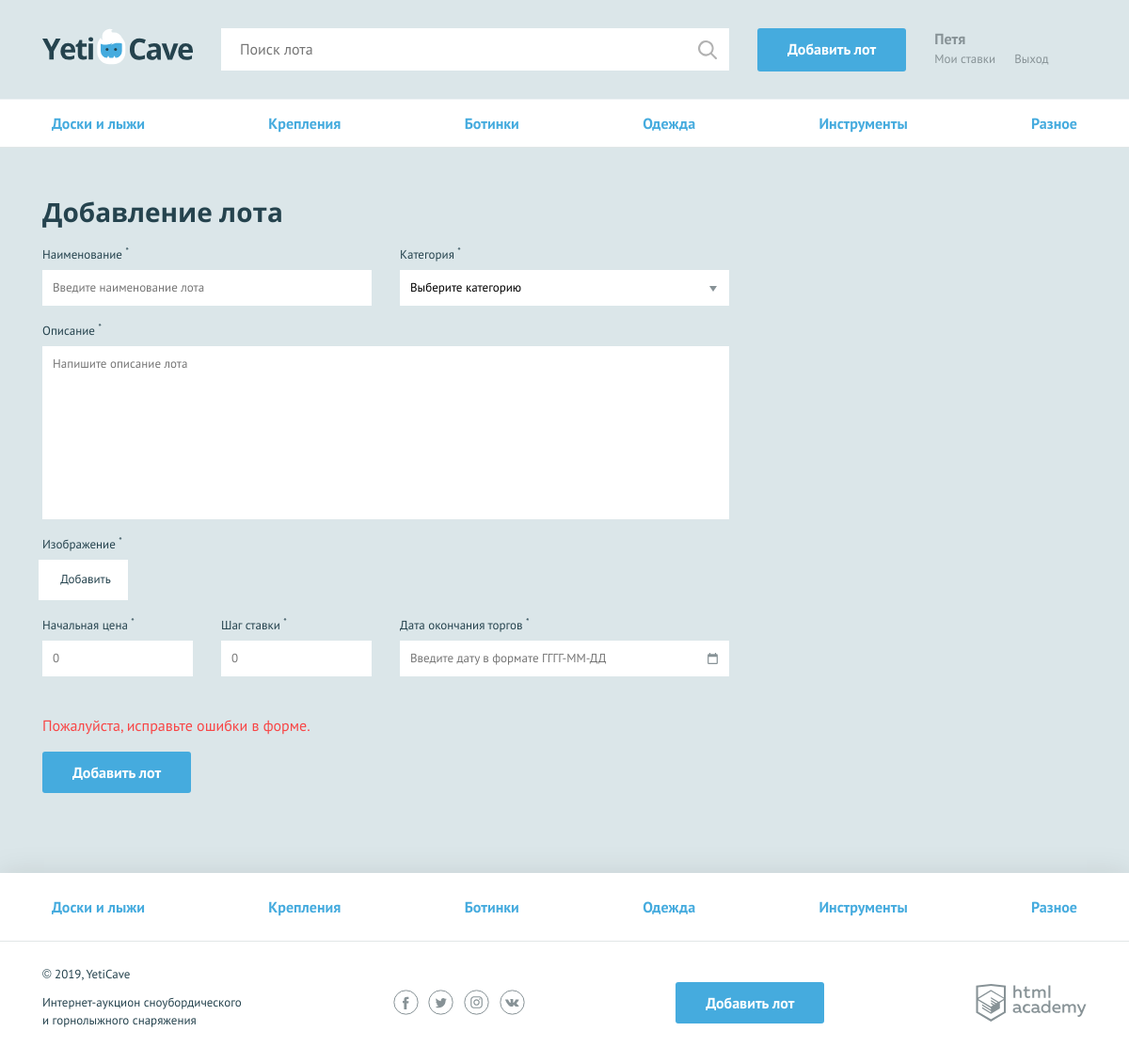
The page /add.php on the database its author committed.
### tables this page shows
CREATE TABLE IF NOT EXISTS `category` (
  `id` INT NOT NULL AUTO_INCREMENT,
  `name` VARCHAR(255) NULL DEFAULT NULL,
  `codename` VARCHAR(45) NULL DEFAULT NULL,
  PRIMARY KEY (`id`),
  UNIQUE INDEX `id_UNIQUE` (`id` ASC) VISIBLE,
  UNIQUE INDEX `codename_UNIQUE` (`codename` ASC) VISIBLE);

### helpers.php (called while the page is built, shortened)
<?php
function include_template($name, array $data = []) {
    $name = 'templates/' . $name;
    extract($data);
    require $name;
    $result = ob_get_clean();
    return $result;
}

### functions.php (called while the page is built, shortened)
<?php
function get_categories($con) {
    $sql = "select id, name from category";
    $res = mysqli_query($con, $sql);
    if (!$res) {
        return mysqli_error($con);
    } else {
        return mysqli_fetch_all($res, MYSQLI_ASSOC);
    }
}
?>

### data.php (called while the page is built)
<?php
$is_auth = rand(0, 1);
$user_name = 'Петя';
?>

### templates/main-add.php (the view, shortened to what this page needs)
<nav class="nav">
    <ul class="nav__list container">
        <?php
        foreach ($cats as $cat) { ?>
            <li class="nav__item">
                <a href="pages/all-lots.html"><?=$cat['name'] ?></a>
            </li>
        <?php } ?>
    </ul>
</nav>
<form class="form form--add-lot container form--invalid" action="../add.php" method="post" enctype="multipart/form-data">
    <h2>Добавление лота</h2>
    <div class="form__container-two">
        <?php $class_invalid = isset($error['lot-name']) ? 'form__item--invalid' : ''; ?>
        <div class="form__item <?=$class_invalid ?>">
            <label for="lot-name">Наименование <sup>*</sup></label>
            <input id="lot-name" type="text" name="lot-name" placeholder="Введите наименование лота" value="<?=$lot['lot-name'] ?? ''; ?>">
        </div>
        <?php $class_invalid = isset($error['category']) ? 'form__item--invalid' : ''; ?>
        <div class="form__item <?=$class_invalid ?>">
            <label for="category">Категория <sup>*</sup></label>
            <select id="category" name="category">
                <option>Выберите категорию</option>
            </select>
        </div>
    </div>
    <?php $class_invalid = isset($error['message']) ? 'form__item--invalid' : ''; ?>
    <div class="form__item form__item--wide <?=$class_invalid ?>">
        <label for="message">Описание <sup>*</sup></label>
        <textarea id="message" name="message" placeholder="Напишите описание лота"><?=$lot['message'] ?? ''; ?></textarea>
    </div>
    <?php $class_invalid = isset($error['lot_img']) ? 'form__item--invalid' : ''; ?>
    <div class="form__item form__item--file <?=$class_invalid ?>">
        <label>Изображение <sup>*</sup></label>
        <div class="form__input-file">
            <label for="lot-img">
                Добавить
            </label>
        </div>
    </div>
    <div class="form__container-three">
        <?php $class_invalid = isset($error['lot-rate']) ? 'form__item--invalid' : ''; ?>
        <div class="form__item form__item--small <?=$class_invalid ?>">
            <label for="lot-rate">Начальная цена <sup>*</sup></label>
            <input id="lot-rate" type="text" name="lot-rate" placeholder="0" value="<?=$lot['lot-rate'] ?? ''; ?>">
        </div>
        <?php $class_invalid = isset($error['lot-step']) ? 'form__item--invalid' : ''; ?>
        <div class="form__item form__item--small <?=$class_invalid ?>">
            <label for="lot-step">Шаг ставки <sup>*</sup></label>
            <input id="lot-step" type="text" name="lot-step" placeholder="0" value="<?=$lot['lot-step'] ?? ''; ?>">
        </div>
        <?php $class_invalid = isset($error['lot-date']) ? 'form__item--invalid' : ''; ?>
        <div class="form__item <?=$class_invalid ?>">
            <label for="lot-date">Дата окончания торгов <sup>*</sup></label>
            <input class="form__input-date" id="lot-date" type="text" name="lot-date" placeholder="Введите дату в формате ГГГГ-ММ-ДД" value="<?=$lot['lot-date'] ?? ''; ?>">
        </div>
    </div>
    <span class="form__error form__error--bottom">Пожалуйста, исправьте ошибки в форме.</span>
    <button type="submit" class="button">Добавить лот</button>
</form>

### templates/layout-add.php (shortened to what this page needs)
<!DOCTYPE html>
<html lang="ru">
<head>
    <link href="../css/normalize.min.css" rel="stylesheet">
    <link href="../css/style.css" rel="stylesheet">
    <link href="../css/flatpickr.min.css" rel="stylesheet">
</head>
<body>
<div class="page-wrapper">
    <header class="main-header">
        <div class="main-header__container container">
            <a class="main-header__logo" href="../index.php">
                <img src="../img/logo.svg" width="160" height="39" alt="Логотип компании YetiCave">
            </a>
            <form class="main-header__search" method="get" action="https://echo.htmlacademy.ru" autocomplete="off">
                <input type="search" name="search" placeholder="Поиск лота">
                <input class="main-header__search-btn" type="submit" name="find" value="Найти">
            </form>
            <a class="main-header__add-lot button" href="main-add.php">Добавить лот</a>
            <nav class="user-menu">
                <?php
                if ($is_auth) { ?>
                <div class="user-menu__logged">
                    <p><?= $user_name ?></p>
                    <a class="user-menu__bets" href="my-bets.html">Мои ставки</a>
                    <a class="user-menu__logout" href="#">Выход</a>
                </div>
                <?php } ?>
            </nav>
        </div>
    </header>
    <main>
        <?= $content ?>
    </main>
</div>
<footer class="main-footer">
    <nav class="nav">
        <ul class="nav__list container">
            <?php
            foreach ($cats as $cat_name) { ?>
                <li class="nav__item">
                    <a href="pages/all-lots.html"><?= $cat_name['name'] ?></a>
                </li>
            <?php } ?>
        </ul>
    </nav>
    <div class="main-footer__bottom container">
        <div class="main-footer__copyright">
            <p>© 2019, YetiCave</p>
            <p>Интернет-аукцион сноубордического и горнолыжного снаряжения</p>
        </div>
        <div class="main-footer__social social">
            <a class="social__link social__link--facebook" href="#">
            </a>
            <a class="social__link social__link--twitter" href="#">
            </a>
            <a class="social__link social__link--instagram" href="#">
            </a>
            <a class="social__link social__link--vkontakte" href="#">
            </a>
        </div>
        <a class="main-footer__add-lot button" href="add-lot.html">Добавить лот</a>
        <div class="main-footer__developed-by">
            <a class="logo-academy" href="https://htmlacademy.ru/intensive/php">
            </a>
        </div>
    </div>
</footer>
</body>
</html>

### rows shown on the page
category: name "Доски и лыжи"
category: name "Крепления"
category: name "Ботинки"
category: name "Одежда"
category: name "Инструменты"
category: name "Разное"

### other values the page prints
$user_name "Петя"
